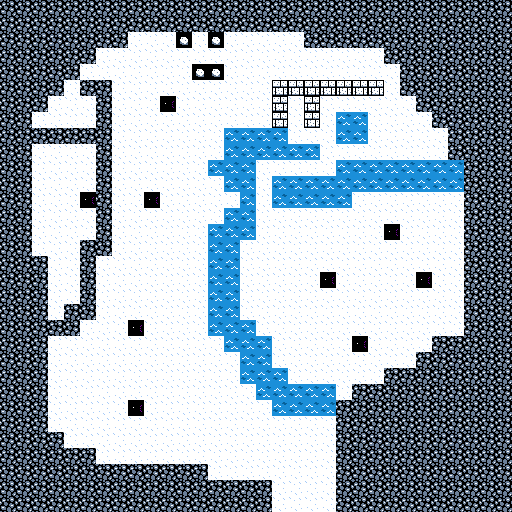

The image is a tile-based game level rendered from a .tmx file. Its description and complete source (layers, tilesets, objects, tile grids) follow:
An orthogonal 32x32 tile map with 16x16 px tiles, 1 tile layer (Tile Layer 1) and 1 object (Player Start).

<map version="1.0" tiledversion="1.1.3" orientation="orthogonal" renderorder="right-down" width="32" height="32" tilewidth="16" tileheight="16" infinite="0" nextobjectid="2">
 <tileset firstgid="1" source="Arctia Tiles.tsx" />
 <layer name="Tile Layer 1" width="32" height="32">
  <data encoding="csv">
3,3,3,3,3,3,3,3,3,3,3,3,3,3,3,3,3,3,3,3,3,3,3,3,3,3,3,3,3,3,3,3,
3,3,3,3,3,3,3,3,3,3,3,3,3,3,3,3,3,3,3,3,3,3,3,3,3,3,3,3,3,3,3,3,
3,3,3,3,3,3,3,3,2,2,2,7,2,7,2,2,2,2,2,3,3,3,3,3,3,3,3,3,3,3,3,3,
3,3,3,3,3,3,2,2,2,2,2,2,2,2,2,2,2,2,2,2,2,2,2,2,3,3,3,3,3,3,3,3,
3,3,3,3,3,2,2,2,2,2,2,2,7,7,2,2,2,2,2,2,2,2,2,2,2,3,3,3,3,3,3,3,
3,3,3,3,2,3,3,2,2,2,2,2,2,2,2,2,2,6,6,6,6,6,6,6,2,3,3,3,3,3,3,3,
3,3,3,2,2,2,3,2,2,2,5,2,2,2,2,2,2,6,2,6,2,2,2,2,2,2,3,3,3,3,3,3,
3,3,2,2,2,2,3,2,2,2,2,2,2,2,2,2,2,6,2,6,2,4,4,2,2,2,2,3,3,3,3,3,
3,3,3,3,3,3,3,2,2,2,2,2,2,2,4,4,4,4,2,2,2,4,4,2,2,2,2,2,3,3,3,3,
3,3,2,2,2,2,3,2,2,2,2,2,2,2,4,4,4,4,4,4,2,2,2,2,2,2,2,2,3,3,3,3,
3,3,2,2,2,2,3,2,2,2,2,2,2,4,4,4,2,2,2,2,2,4,4,4,4,4,4,4,4,3,3,3,
3,3,2,2,2,2,3,2,2,2,2,2,2,2,4,4,2,4,4,4,4,4,4,4,4,4,4,4,4,3,3,3,
3,3,2,2,2,5,3,2,2,5,2,2,2,2,2,4,2,4,4,4,4,4,2,2,2,2,2,2,2,3,3,3,
3,3,2,2,2,2,3,2,2,2,2,2,2,2,4,4,2,2,2,2,2,2,2,2,2,2,2,2,2,3,3,3,
3,3,2,2,2,2,3,2,2,2,2,2,2,4,4,4,2,2,2,2,2,2,2,2,5,2,2,2,2,3,3,3,
3,3,2,2,2,3,3,2,2,2,2,2,2,4,4,2,2,2,2,2,2,2,2,2,2,2,2,2,2,3,3,3,
3,3,3,2,2,3,2,2,2,2,2,2,2,4,4,2,2,2,2,2,2,2,2,2,2,2,2,2,2,3,3,3,
3,3,3,2,2,3,2,2,2,2,2,2,2,4,4,2,2,2,2,2,5,2,2,2,2,2,5,2,2,3,3,3,
3,3,3,2,2,3,2,2,2,2,2,2,2,4,4,2,2,2,2,2,2,2,2,2,2,2,2,2,2,3,3,3,
3,3,3,2,3,3,2,2,2,2,2,2,2,4,4,2,2,2,2,2,2,2,2,2,2,2,2,2,2,3,3,3,
3,3,3,3,3,2,2,2,5,2,2,2,2,4,4,4,2,2,2,2,2,2,2,2,2,2,2,2,2,3,3,3,
3,3,3,2,2,2,2,2,2,2,2,2,2,2,4,4,4,2,2,2,2,2,5,2,2,2,2,3,3,3,3,3,
3,3,3,2,2,2,2,2,2,2,2,2,2,2,2,4,4,2,2,2,2,2,2,2,2,2,3,3,3,3,3,3,
3,3,3,2,2,2,2,2,2,2,2,2,2,2,2,4,4,4,2,2,2,2,2,2,3,3,3,3,3,3,3,3,
3,3,3,2,2,2,2,2,2,2,2,2,2,2,2,2,4,4,4,4,4,2,3,3,3,3,3,3,3,3,3,3,
3,3,3,2,2,2,2,2,5,2,2,2,2,2,2,2,2,4,4,4,4,3,3,3,3,3,3,3,3,3,3,3,
3,3,3,2,2,2,2,2,2,2,2,2,2,2,2,2,2,2,2,2,2,3,3,3,3,3,3,3,3,3,3,3,
3,3,3,3,2,2,2,2,2,2,2,2,2,2,2,2,2,2,2,2,2,3,3,3,3,3,3,3,3,3,3,3,
3,3,3,3,3,3,2,2,2,2,2,2,2,2,2,2,2,2,2,2,2,3,3,3,3,3,3,3,3,3,3,3,
3,3,3,3,3,3,3,3,3,3,3,3,3,2,2,2,2,2,2,2,2,3,3,3,3,3,3,3,3,3,3,3,
3,3,3,3,3,3,3,3,3,3,3,3,3,3,3,3,3,2,2,2,2,3,3,3,3,3,3,3,3,3,3,3,
3,3,3,3,3,3,3,3,3,3,3,3,3,3,3,3,3,2,2,2,2,3,3,3,3,3,3,3,3,3,3,3
</data>
 </layer>
 <objectgroup name="Object Layer 1">
  <object id="1" name="Player Start" x="160" y="288" width="16" height="16" />
 </objectgroup>
</map>
